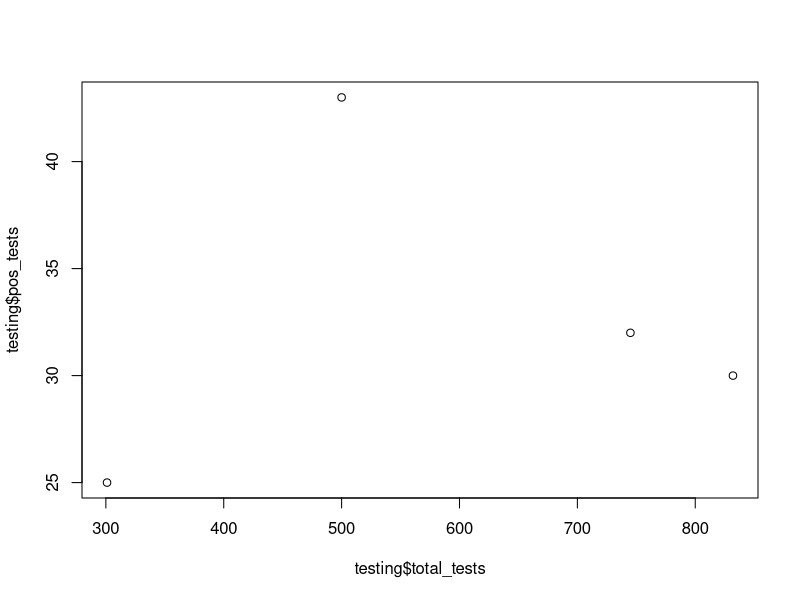

Generate this figure with R:
## ---- chunk 1
testing <- data.frame(
  county = c("Alameda", "Contra Costa", "Marin", "Mendocino"),    
  total_tests = c(500, 745, 832, 301), 
  pos_tests = c(43, 32, 30, 25)   
)

# testing_list <- list(
#   county = c("Alameda", "Contra Costa", "Marin", "Mendocino"),    
#   total_tests = c(500, 745, 832, 301), 
#   pos_tests = c(43, 32, 30, 25)   
# )

testing # calling our object to output the results
## ---- chunk 2
testing_rownames <- data.frame(
  county = c("Alameda", "Contra Costa", "Marin", "Mendocino"),    
  total_tests = c(500, 745, 832, 301), 
  pos_tests = c(43, 32, 30, 25),
  row.names = "county" # specifying the row name to use the `county` column
)

testing_rownames 
## ---- chunk 3
summary(testing)
## ---- chunk 4
table(testing$total_tests)
## ---- chunk 5
plot(testing$total_tests, testing$pos_tests)
## ---- chunk 6
testing[["county"]]
testing[[1]] # the first column's index is 1
testing$county
## ---- chunk 7
county_vector <- testing[["county"]]
county_vector
## ---- chunk 8
county_df <- testing["county"]
county_df

county_df2 <- testing[1]
county_df2
## ---- chunk 9
testing[ , c("total_tests","pos_tests")] # by name
testing[, c(2,3)] # by index
## ---- chunk 10
testing[c(1, 3), ] # rows 1 and 3
## ---- chunk 11
testing[c(1, 3), c(2,3)] # rows 1 and 3 with columns 2 and 3
## ---- chunk 12
testing[2, 1] <- "Yolo"
testing
## ---- chunk 13
testing$pos_tests <- c(52, 61, 89, 100)
testing
## ---- chunk 14
# create our lassen list object
lassen <- list("Lassen", 1200, 73)

# combine the data frame with the list
# note: since we're reassigning `testing` we are overwriting the previous object's data
testing <- rbind(testing, lassen)

testing
## ---- chunk 15
# create our second testing data frame
testing2 <- data.frame(
  county = c("Imperial", "Riverside"),
  total_tests = c(410, 760),
  pos_tests = c(84, 57)
)

# combine the two data frames
testing <- rbind(testing, testing2)
testing
## ---- chunk 16
id <- 1:7
cbind(testing, id)
## ---- chunk 17
testing$id <- 1:7
testing
## ---- chunk 18
testing$pct_pos <- round(100 * testing$pos_tests / testing$total_tests, 1)
testing
## ---- chunk 19
# note that we have 5 columns
# let's change the order to: id, county, pos_test, total_test, pct_pos
testing <- testing[, c(4, 1, 3, 2, 5)] 
testing
## ---- chunk 20
testing <- testing[order(testing$county), ]
testing
## ---- chunk 21
testing[, c(1, 3, 4, 5)] # removing county
## ---- chunk 22
testing[, c(-2)]
## ---- chunk 23
library(tidyverse)

testing_tib <- tibble(
  county = c("Alameda", "Contra Costa", "Marin"),
  state = "CA", # assigning one value across all rows
  total_tests = c(500, 745, 832),
  pos_tests = c(43, 32, 30),
  `Percent Positive Tests` = round(100 * pos_tests / total_tests, 1) # spaces in column name & can reference other columns before creating
)

testing_tib
